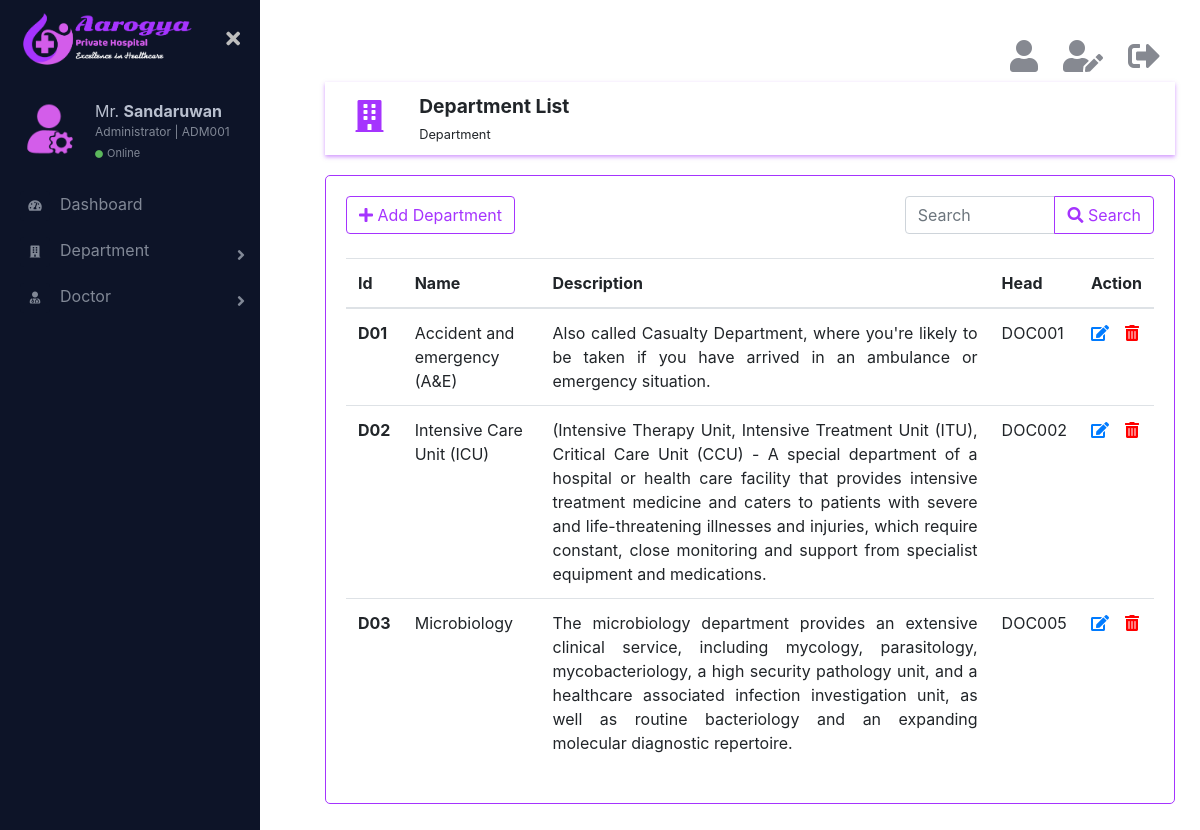
The app's page /html/departmetList.php (signed in) with its own data.
### tables this page shows
CREATE TABLE IF NOT EXISTS `department` (
  `id` char(3) NOT NULL,
  `name` varchar(50) NOT NULL,
  `description` text NOT NULL,
  `department_head` char(6) NOT NULL,
  `is_deleted` int(11) NOT NULL,
  PRIMARY KEY (`id`)
);

### html/departmetList.php (the view, shortened to what this page needs)
<?php
    require_once('../connection/connection.php');
?>
<!DOCTYPE html>
<html lang="en">
    <head>
        <link rel="stylesheet" href="../css/bootstrap.min.css">
        <link href="https://cdnjs.cloudflare.com/ajax/libs/font-awesome/5.10.0-11/css/all.css" rel="stylesheet">
        <link href="../css/main.css" rel="stylesheet">
    </head>
    <body>
        <div class="page-wrapper chiller-theme toggled">
            <?php
                require_once('sidebar.php');
            ?>
            <main class="page-content">
                <div class="container">
                    <?php
                        require_once('logoutbar.php');
                    ?>
                    <div class="row topic">
                        <div class="col-md-1 topic-logo">
                            <i class="fas fa-building fa-2x"></i>
                        </div>
                        <div class="col-md-11">
                            <span class="font-weight-bold"><big>Department List</big><br><small>Department</small></span>
                        </div>
                    </div>
                    <div class="row">
                        <div class="col-md-12 form">
                            <div class="row">
                                <?php
                                    if($_SESSION['role'] == 'admin'){
                                        echo "<div class='col-md-8'>";
                                        echo "<a href='addDepartmet.php' ><button type='button' class='btn btn-outline-primary'><i class='fas fa-plus'></i>  Add Department</button></a>";
                                        echo "</div>";
                                    }
                                ?>
                                <div class="col-md-4">
                                    <form action="departmetList.php" method="get">
                                        <div class="input-group">
                                            <input type="search" name="searchTxt" class="form-control" placeholder="Search">
                                            <div class="input-group-append">
                                                <button class="btn btn-outline-primary" type="submit" name="search"><i class="fas fa-search"></i> Search</button>
                                            </div>
                                        </div>
                                    </form>
                                </div>
                            </div>
                            <br>
                            <table class="table">
                              <thead>
                                <tr>
                                    <th scope="col">Id</th>
                                    <th scope="col">Name</th>
                                    <th scope="col">Description</th>
                                    <th scope="col">Head</th>
                                    <?php
                                        if($_SESSION['role'] == 'admin'){
                                            echo "<th scope='col'>Action</th>";
                                        }
                                    ?>
                                </tr>
                              </thead>
                              <tbody>
                                  <?php
                                    if(isset($_GET['search'])){
                                        $search =  mysqli_real_escape_string($con,$_GET['searchTxt']);
                                        $query = "SELECT * FROM `department` WHERE `is_deleted` = 0 AND `id` LIKE '{$search}%' OR `name` LIKE '{$search}%' ORDER BY `id`";
                                    } else {
                                        $query = "SELECT * FROM `department` WHERE `is_deleted` = 0 ORDER BY `id`";
                                    }
                                    $result_set = mysqli_query($con,$query);
                                    if (mysqli_num_rows($result_set) >= 1) {
                                        while($dept = mysqli_fetch_assoc($result_set)){
                                            echo "<tr>";
                                            echo "<th scope='row'>".$dept['id']."</th>";
                                            echo "<td>".$dept['name']."</td>";
                                            echo "<td class='text-justify'>".$dept['description']."</td>";
                                            echo "<td>".$dept['department_head']."</td>";
                                            if($_SESSION['role'] == 'admin'){
                                                echo "<td><a href=\"#\"><i class='fas fa-edit mr-3' data-toggle='tooltip' title='Edit'></i></a><a href='departmetList.php?id={$dept['id']}' onclick=\"return confirm('Are you sure to delete this information ?');\"><i class='fas fa-trash-alt' data-toggle='tooltip' title='Delete' style='color:red;'></i></a></td>";
                                            }
                                            echo "</tr>";
                                        }
                                    } else {
                                        echo "<tr><td><h4 class='text-danger'>No records</h4></td></tr>";
                                    }
                                  ?>
                              </tbody>
                            </table>
                        </div>
                    </div>
                </div>
            </main>
        </div>
    </body>
    </html>

### css/main.css (style rules this page uses)
.page-wrapper .sidebar-wrapper, .sidebar-wrapper .sidebar-brand > a, .sidebar-wrapper .sidebar-dropdown > a:after, .sidebar-wrapper .sidebar-menu .sidebar-dropdown .sidebar-submenu li a:before, .sidebar-wrapper ul li a i, .page-wrapper .page-content, .sidebar-wrapper .sidebar-search input.search-menu, .sidebar-wrapper .sidebar-search .input-group-text, .sidebar-wrapper .sidebar-menu ul li a, #show-sidebar, #close-sidebar { -webkit-transition: all 0.3s ease; -moz-transition: all 0.3s ease; -ms-transition: all 0.3s ease; -o-transition: all 0.3s ease; transition: all 0.3s ease; }
.page-wrapper { height: 100vh; }
@media screen and (min-width: 700px) { .page-wrapper.toggled .page-content { padding-left: 300px; } }
.page-wrapper .page-content { display: inline-block; width: 100%; padding-left: 0px; padding-top: 20px; }
.page-wrapper .page-content > div { padding: 20px 40px; }
.page-wrapper .page-content { overflow-x: hidden; }
.topic { box-shadow: 0 2px 4px rgba(165, 52, 254, 0.5); padding: 10px; }
.topic-logo { display: inline-block; text-align: center; color: rgb(165, 52, 254); margin-top: 8px; }
.form { margin-top: 20px; border: 1px solid rgb(165, 52, 254); border-radius: 5px; padding: 20px; }

### records on screen
department: id "D01", name "Accident and emergency (A&E)", description "Also called Casualty Department, where you're likely to be taken if you have arrived in an ambulance or emergency situation.", department_head "DOC001"
department: id "D02", name "Intensive Care Unit (ICU)", description "(Intensive Therapy Unit, Intensive Treatment Unit (ITU), Critical Care Unit (CCU) - A special department of a hospital or health care facility that provides intensive treatment medicine and caters to patients with severe and life-threatening illnesses and injuries, which require constant, close monitoring and support from specialist equipment and medications.", department_head "DOC002"
department: id "D03", name "Microbiology", description "The microbiology department provides an extensive clinical service, including mycology, parasitology, mycobacteriology, a high security pathology unit, and a healthcare associated infection investigation unit, as well as routine bacteriology and an expanding molecular diagnostic repertoire.", department_head "DOC005"

### other values on screen
$_SESSION['lastName'] "Sandaruwan"
$_SESSION['id'] "ADM001"
